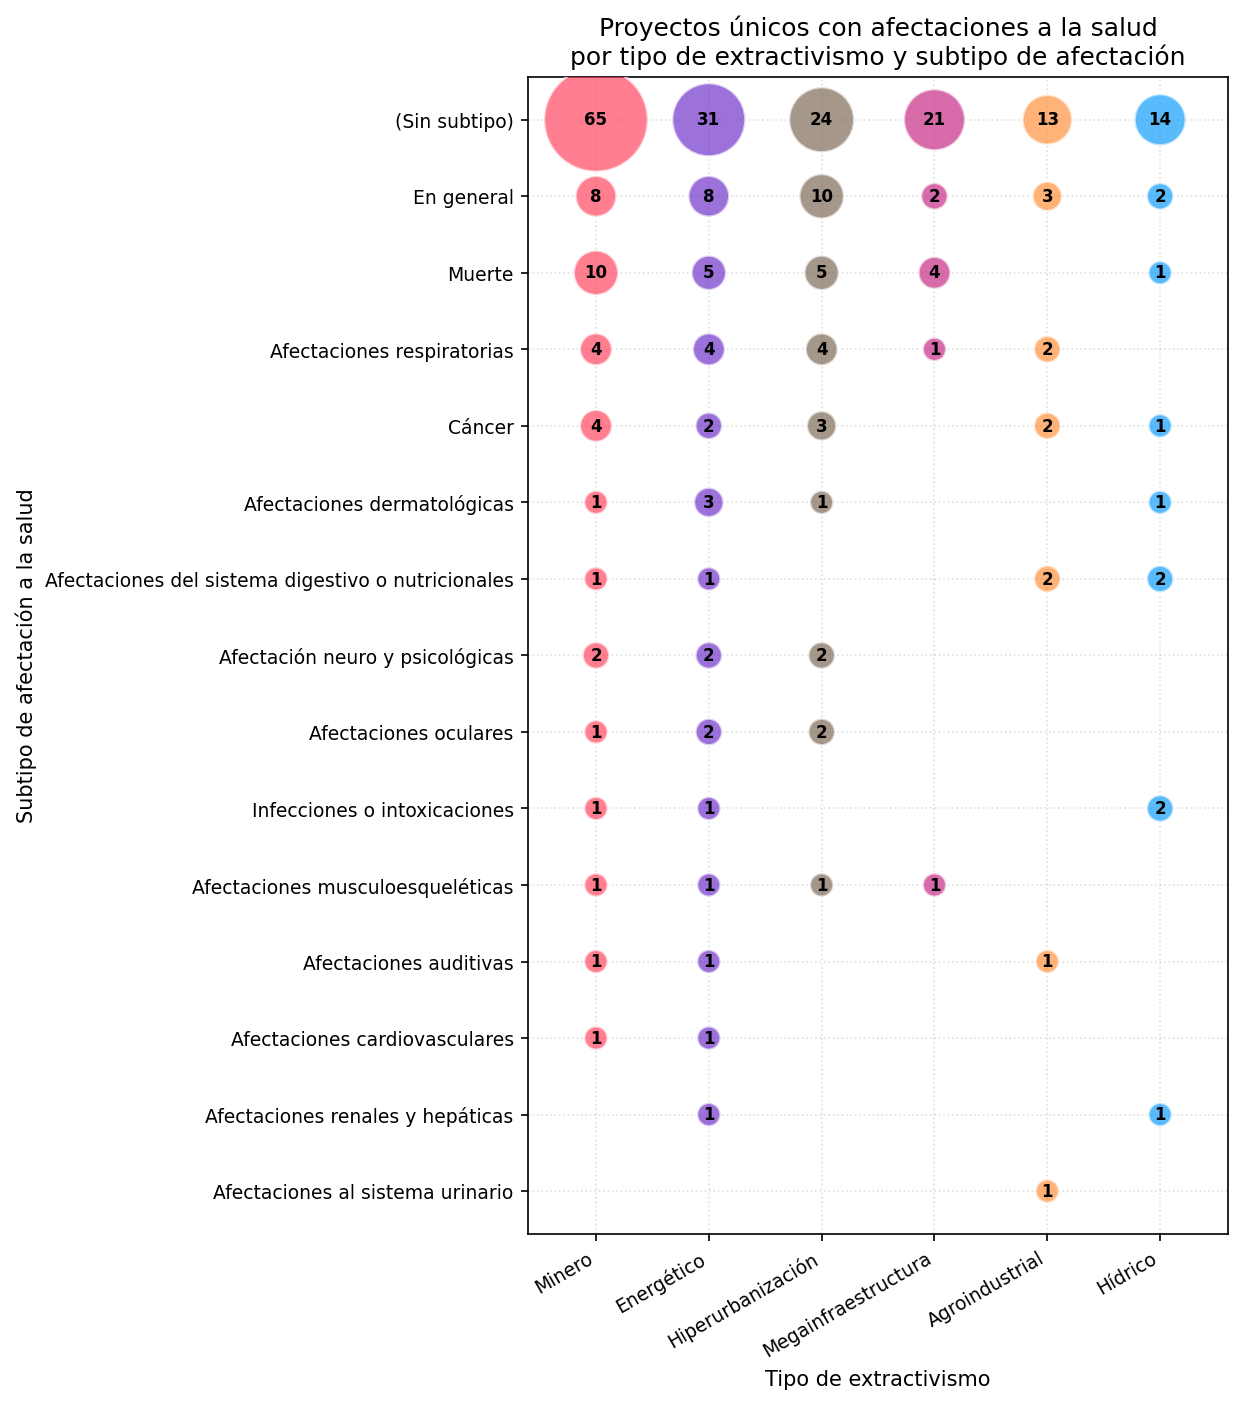

Here is the Python script that generated this plot:
"""
Afectaciones a la salud × tipo de extractivismo.

Cuenta proyectos *únicos* con al menos una afectación del tipo
"Afectaciones a la salud" (ImpactType id 11), cruzando dos variables:

  - Filas    : tipo de extractivismo del proyecto (ExtractivismType),
               vía project -> megaproject_type -> extractivism_types
               (relación Many-to-Many).
  - Columnas : subtipo de afectación (ImpactSubtype) dentro del tipo
               "salud".

Se excluye el extractivismo "Biomercantilización" (id 3) de la
visualización.

Filtros de nota (idénticos a impacts_project_coverage.py):
  - status_register público de la nota.
  - fecha de la nota <= 2024-12-31.

Reglas de conteo:
  - Un proyecto cuenta UNA sola vez por celda (extractivismo × subtipo)
    aunque tenga varias menciones/afectaciones de ese subtipo: el
    .distinct() del ORM colapsa esos duplicados antes de pandas.
  - Los totales (fila / columna / general) son UNIÓN de proyectos
    (nunique), no suma de celdas: un proyecto presente en varios
    subtipos no se duplica. Por eso los márgenes son <= a la suma de
    su fila o columna.
  - Un proyecto cuyo megaproject_type cruza varios extractivismos
    cuenta en cada fila correspondiente: es deliberado, el proyecto
    pertenece a ambas categorías.
  - La exclusión de biomercantilización se hace en pandas, no con
    queryset.exclude(): en un M2M, exclude() eliminaría el proyecto
    entero si toca ese valor, aunque también sea de otra categoría.

Salida:
  - `matrix`  : pivote limpio extractivismo × subtipo (para la gráfica).
  - `table`   : el pivote con totales por unión, para imprimir.
  - PNG de burbujas: health_impacts_by_extractivism.png (mismo dir).
"""
from pathlib import Path

import pandas as pd
from django.conf import settings
from impact.models import Impact

HEALTH_TYPE_ID = 11
EXCLUDED_EXTRACTIVISM_ID = 3  # Biomercantilización
NO_SUBTYPE_LABEL = '(Sin subtipo)'

# Mismo criterio "oficial" que impacts_project_coverage.py: solo notas
# públicas y hasta el cierre de 2024.
ONLY_PUBLIC = True


def health_pairs() -> pd.DataFrame:
    """Pares distintos (proyecto, extractivismo, subtipo) de salud.
    Una fila por combinación única. El .distinct() colapsa las
    múltiples afectaciones de un mismo proyecto, de modo que pandas
    recibe pares ya deduplicados.
    """
    qs = Impact.objects.filter(impact_type_id=HEALTH_TYPE_ID)
    if ONLY_PUBLIC:
        qs = qs.filter(
            mention__note__status_register__is_public=True,
            mention__note__date__lte='2024-12-31',
        )
    base = 'mention__project__megaproject_type__extractivism_types'
    rows = list(
        qs.values_list(
            'mention__project_id',
            f'{base}__id',
            f'{base}__short_name',
            f'{base}__name',
            f'{base}__color',
            'impact_subtype__name',
        ).distinct()
    )
    df = pd.DataFrame(rows, columns=[
        'project_id', 'extr_id', 'extr_short', 'extr_full',
        'extr_color', 'subtype_name',
    ])
    # Sin proyecto o sin extractivismo no aporta a un cruce de dos ejes.
    df = df.dropna(subset=['project_id', 'extr_id'])
    # Excluir biomercantilización a nivel fila (no con exclude(); ver
    # docstring del módulo).
    df = df[df['extr_id'] != EXCLUDED_EXTRACTIVISM_ID]
    df['subtype_name'] = df['subtype_name'].fillna(NO_SUBTYPE_LABEL)
    # Nombre corto para el eje; respaldo al nombre completo si falta.
    df['extr_name'] = df['extr_short'].fillna(df['extr_full'])
    return df


def build() -> tuple[pd.DataFrame, pd.DataFrame]:
    """Retorna (pairs, matrix); matrix = pivote limpio para graficar."""
    pairs = health_pairs()
    matrix = pd.pivot_table(
        pairs,
        index='extr_name',
        columns='subtype_name',
        values='project_id',
        aggfunc='nunique',
        fill_value=0,
    ).astype(int)
    # Ordena ejes por volumen de proyectos (más relevante primero).
    row_order = matrix.sum(axis=1).sort_values(ascending=False).index
    col_order = matrix.sum(axis=0).sort_values(ascending=False).index
    matrix = matrix.loc[row_order, col_order]
    return pairs, matrix


def add_margins(pairs: pd.DataFrame, matrix: pd.DataFrame) -> pd.DataFrame:
    """Agrega totales por UNIÓN de proyectos (no suma de celdas)."""
    out = matrix.copy()
    row_tot = pairs.groupby('extr_name')['project_id'].nunique()
    col_tot = pairs.groupby('subtype_name')['project_id'].nunique()
    out['Total'] = row_tot.reindex(out.index).astype(int)
    total_row = col_tot.reindex(matrix.columns)
    total_row['Total'] = pairs['project_id'].nunique()
    out.loc['Total'] = total_row.astype(int)
    return out


def plot(matrix: pd.DataFrame, path: Path,
         color_map: dict[str, str]) -> None:
    """Gráfica de burbujas: X = extractivismo, Y = subtipo, área = n.
    color_map asocia cada extractivismo con su color del catálogo.
    """
    import matplotlib
    matplotlib.use('Agg')  # backend sin ventana; solo escribe el PNG
    import matplotlib.pyplot as plt
    extrs = list(matrix.index)       # eje X
    subtypes = list(matrix.columns)  # eje Y
    xs, ys, counts, colors = [], [], [], []
    for xi, extr in enumerate(extrs):
        color = color_map.get(extr) or '#888888'  # gris si falta color
        for yi, sub in enumerate(subtypes):
            n = int(matrix.loc[extr, sub])
            if n == 0:
                continue
            xs.append(xi)
            ys.append(yi)
            counts.append(n)
            colors.append(color)  # color oficial del extractivismo (X)
    max_n = max(counts) if counts else 1
    # Área de burbuja proporcional al conteo; piso visible de 90 pt².
    areas = [90 + (c / max_n) * 2400 for c in counts]
    width = max(8, len(extrs) * 1.4)
    height = max(6, len(subtypes) * 0.5 + 2)
    fig, ax = plt.subplots(figsize=(width, height))
    ax.scatter(
        xs, ys, s=areas, c=colors, alpha=0.65,
        edgecolors='white', linewidths=1.2, zorder=3,
    )
    for x, y, c in zip(xs, ys, counts):
        ax.text(
            x, y, str(c), ha='center', va='center',
            fontsize=8, fontweight='bold', color='black', zorder=4,
        )
    ax.set_xticks(range(len(extrs)))
    ax.set_xticklabels(extrs, rotation=30, ha='right', fontsize=9)
    ax.set_yticks(range(len(subtypes)))
    ax.set_yticklabels(subtypes, fontsize=9)
    ax.set_xlabel('Tipo de extractivismo')
    ax.set_ylabel('Subtipo de afectación a la salud')
    ax.set_title(
        'Proyectos únicos con afectaciones a la salud\n'
        'por tipo de extractivismo y subtipo de afectación',
        fontsize=12,
    )
    ax.grid(True, linestyle=':', alpha=0.4, zorder=0)
    ax.set_axisbelow(True)
    ax.margins(x=0.12, y=0.04)
    ax.invert_yaxis()  # subtipo más frecuente arriba
    fig.tight_layout()
    fig.savefig(path, dpi=150, bbox_inches='tight')
    plt.close(fig)


# Ruta anclada a la raíz del proyecto (settings.BASE_DIR), no a
# __file__ (ausente al correr con exec()) ni al cwd: así el guardado es
# predecible en cualquier shell. Se crea la carpeta si no existe.
_OUT_DIR = Path(settings.BASE_DIR) / 'research' / 'queries'
_OUT_DIR.mkdir(parents=True, exist_ok=True)
_PNG = (_OUT_DIR / 'health_impacts_by_extractivism.png').resolve()

pairs, matrix = build()
table = add_margins(pairs, matrix)
# Color oficial de cada extractivismo (campo color del catálogo).
color_map = (
    pairs.drop_duplicates('extr_name')
    .set_index('extr_name')['extr_color']
    .to_dict()
)
plot(matrix, _PNG, color_map)

pd.set_option('display.max_columns', None)
pd.set_option('display.width', 200)
print('Tabla (subtipos en filas para lectura en consola):\n')
# Transpuesta: 20 subtipos como filas se leen mejor que como columnas.
print(table.T.to_string())
print(f'\nGráfica guardada en: {_PNG}')
